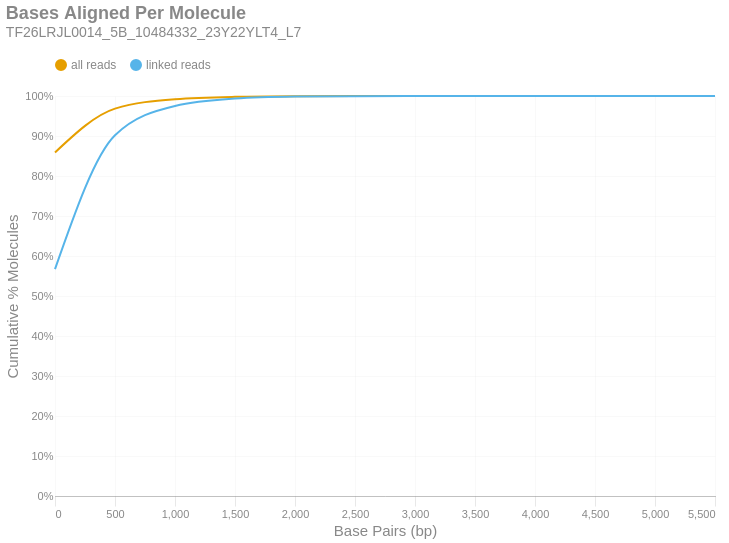

Notebook source saved alongside this figure:
### Markdown cell above
### Bases Aligned Per Molecule
This is a cumulative frequency distribution showing the number of base pairs aligned per unique molecule. These data are shown in 500 bp bins. There are two distributions: one with `all reads` (yellow) and another with only `linked reads` (blue). The percent of molecules in the `linked reads` distribution is relative to the total number of linked molecules.

### Code cell
if SKIPLR:
    print_html(f"Skipped")
else:
    binned_df = consolidated_hist(valids['aligned_bp'], mask, 500, True)
    with SafeRender(binned_df):
        (
            density_plot(binned_df, 'Bases Aligned Per Molecule', samplename, 'basesper')
            .encode(
                x=alt.X('bin:Q', title="Base Pairs (bp)").axis(tickMinStep=500).scale(padding=0),
                y=alt.Y('value:Q', title='Cumulative % Molecules')
                    .axis(format='%')
                    .scale(domain = [0,1])
                    .stack(False),
                color=alt.Color("key:N").scale(domain = ["all reads", "linked reads"]),
                tooltip = [
                    alt.Tooltip("key:N", title = "Data Type"),
                    alt.Tooltip("range_label:N", title="Bases Aligned Per Molecule"),
                    alt.Tooltip("value:Q", format = ".2%", title="% Molecules (Cum.)")
                ]
            )
        ).display()

### Figure 1 — Vega-Lite specification as saved in the notebook (floating-point values rounded to 4 significant figures)
{"width": "container", "height": 400, "config": {"title": {"anchor": "start", "dy": -15, "fontSize": 18, "color": "#888888", "subtitleColor": "#888888", "subtitleFontSize": 14}, "arc": {"fill": "#0072B2"}, "axis": {"domainColor": "#888888", "domainWidth": 0.5, "gridWidth": 0.2, "grid": false, "titleFontWeight": 400, "titleFontSize": 15, "labelFontSize": 11, "labelColor": "#888888", "tickColor": "#888888", "tickWidth": 0.2, "titleColor": "#888888"}, "axisBand": {"grid": false}, "axisX": {"grid": true, "tickSize": 10, "domainCap": "round"}, "axisY": {"domain": false, "grid": true, "tickSize": 0, "domainCap": "round"}, "background": "transparent", "header": {"labelFontSize": 15, "labelColor": "#888888", "titleFontSize": 15, "titleFontWeight": 600, "titleColor": "#888888"}, "legend": {"labelFont": "sans-serif", "labelFontSize": 12, "labelColor": "#888888", "symbolSize": 100, "symbolType": "circle", "titleFontSize": 12, "titlePadding": 10, "titleColor": "#888888", "title": null, "orient": "top"}, "range": {"category": ["#E69F00", "#56B4E9", "#009E73", "#F0E442", "#0072B2", "#D55E00", "#CC79A7", "#000000"], "diverging": ["#cfe8f3", "#a2d4ec", "#73bfe2", "#46abdb", "#1696d2", "#12719e"]}, "area": {"fill": "#0072B2", "fillOpacity": 0.7, "line": true, "strokeOpacity": 0.7}, "line": {"color": "#0072B2", "stroke": "#0072B2", "strokeWidth": 2}, "trail": {"color": "#0072B2", "stroke": "#0072B2", "strokeWidth": 0, "size": 1}, "point": {"filled": true, "fillOpacity": 1.0, "size": 95}, "text": {"color": "#888888", "fontSize": 11, "align": "right", "fontWeight": 400, "size": 11}, "bar": {"fill": "#0072B2", "stroke": null}, "view": {"stroke": null, "continuousWidth": 660, "continuousHeight": 400}}, "data": {"name": "data-dde0367c285eec7a64e361816c95e8cc"}, "mark": {"type": "line", "interpolate": "monotone", "point": {"opacity": 0, "size": 275}}, "encoding": {"color": {"field": "key", "scale": {"domain": ["all reads", "linked reads"]}, "type": "nominal"}, "tooltip": [{"field": "key", "title": "Data Type", "type": "nominal"}, {"field": "range_label", "title": "Bases Aligned Per Molecule", "type": "nominal"}, {"field": "value", "format": ".2%", "title": "% Molecules (Cum.)", "type": "quantitative"}], "x": {"axis": {"tickMinStep": 500}, "field": "bin", "scale": {"padding": 0}, "title": "Base Pairs (bp)", "type": "quantitative"}, "y": {"axis": {"format": "%"}, "field": "value", "scale": {"domain": [0, 1]}, "stack": false, "title": "Cumulative % Molecules", "type": "quantitative"}}, "params": [{"name": "param_c36ac31b6afebe62", "select": {"type": "point", "fields": ["key"]}, "bind": "legend"}], "title": {"text": "Bases Aligned Per Molecule", "subtitle": "TF26LRJL0014_5B_10484332_23Y22YLT4_L7"}, "transform": [{"fold": ["all reads (cumsum)", "linked reads (cumsum)"]}, {"calculate": "replace(datum.key, ' (cumsum)', '')", "as": "key"}, {"filter": {"param": "param_c36ac31b6afebe62"}}], "usermeta": {"embedOptions": {"downloadFileName": "TF26LRJL0014_5B_10484332_23Y22YLT4_L7.basesper"}}, "$schema": "https://vega.github.io/schema/vega-lite/v6.4.1.json", "datasets": {"data-dde0367c285eec7a64e361816c95e8cc": [{"bin": "0.0", "interval": "0.0-500.0", "all reads": 0.8589, "linked reads": 0.5673, "all reads (cumsum)": 0.8589, "linked reads (cumsum)": 0.5673, "range_label": "0-499"}, {"bin": "500.0", "interval": "500.0-1000.0", "all reads": 0.1095, "linked reads": 0.3346, "all reads (cumsum)": 0.9684, "linked reads (cumsum)": 0.9019, "range_label": "500-999"}, {"bin": "1000.0", "interval": "1000.0-1500.0", "all reads": 0.02363, "linked reads": 0.07333, "all reads (cumsum)": 0.992, "linked reads (cumsum)": 0.9752, "range_label": "1000-1499"}, {"bin": "1500.0", "interval": "1500.0-2000.0", "all reads": 0.005883, "linked reads": 0.01832, "all reads (cumsum)": 0.9979, "linked reads (cumsum)": 0.9936, "range_label": "1500-1999"}, {"bin": "2000.0", "interval": "2000.0-2500.0", "all reads": 0.001593, "linked reads": 0.004965, "all reads (cumsum)": 0.9995, "linked reads (cumsum)": 0.9985, "range_label": "2000-2499"}, {"bin": "2500.0", "interval": "2500.0-3000.0", "all reads": 0.0003516, "linked reads": 0.001095, "all reads (cumsum)": 0.9999, "linked reads (cumsum)": 0.9996, "range_label": "2500-2999"}, {"bin": "3000.0", "interval": "3000.0-3500.0", "all reads": 8.685e-05, "linked reads": 0.0002707, "all reads (cumsum)": 1.0, "linked reads (cumsum)": 0.9999, "range_label": "3000-3499"}, {"bin": "3500.0", "interval": "3500.0-4000.0", "all reads": 2.644e-05, "linked reads": 8.243e-05, "all reads (cumsum)": 1.0, "linked reads (cumsum)": 1.0, "range_label": "3500-3999"}, {"bin": "4000.0", "interval": "4000.0-4500.0", "all reads": 7.778e-06, "linked reads": 2.424e-05, "all reads (cumsum)": 1.0, "linked reads (cumsum)": 1.0, "range_label": "4000-4499"}, {"bin": "4500.0", "interval": "4500.0-5000.0", "all reads": 2.593e-06, "linked reads": 8.082e-06, "all reads (cumsum)": 1.0, "linked reads (cumsum)": 1.0, "range_label": "4500-4999"}, {"bin": "5000.0", "interval": "5000.0-5500.0", "all reads": 2.593e-07, "linked reads": 8.082e-07, "all reads (cumsum)": 1.0, "linked reads (cumsum)": 1.0, "range_label": "5000-5499"}, {"bin": "5500.0", "interval": "5500.0-6000.0", "all reads": 5.185e-07, "linked reads": 1.616e-06, "all reads (cumsum)": 1.0, "linked reads (cumsum)": 1.0, "range_label": "5500-5999"}]}}
